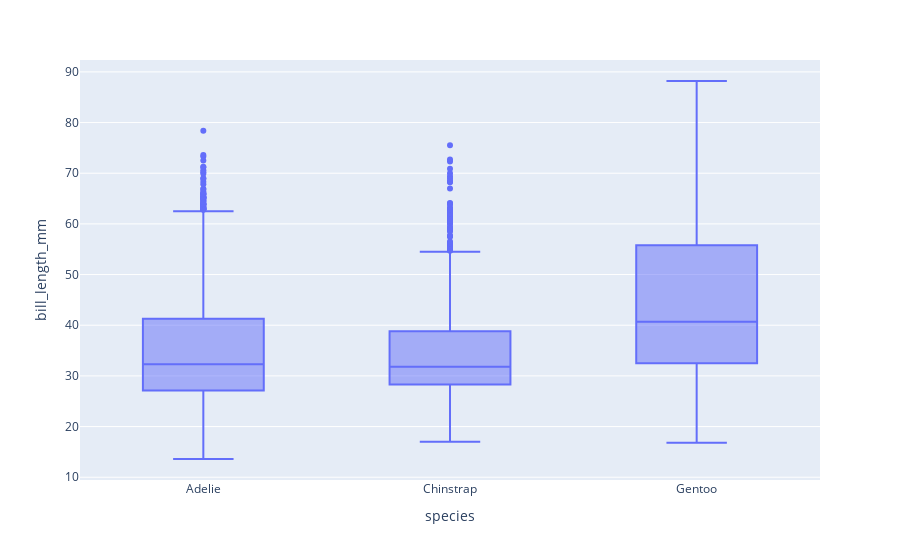

Notebook code for this chart:
### Markdown cell above
### E até se compararmos os dados da largura em milímetros dos bicos dos pinguins, notamos que não é só apenas no peso corporal que os Chinstrap se destacam de sua própria média, por mais que nos bicos, ainda existem certos pinguins da espécie Adelie que estão acima de alguns outliers dos Chinstrap.

### Code cell
px.box(penguins_df, x='species', y='bill_length_mm')

### Figure 1 — Plotly figure (JSON) as saved in the notebook; plotly's stock layout.template omitted (floating-point values rounded to 4 significant figures; data arrays with more than 128 entries replaced by an {"elided": "..."} marker saying what was removed)
{"data": [{"alignmentgroup": "True", "hovertemplate": "species=%{x}<br>bill_length_mm=%{y}<extra></extra>", "legendgroup": "", "marker": {"color": "#636efa"}, "name": "", "notched": false, "offsetgroup": "", "orientation": "v", "showlegend": false, "type": "box", "x": {"elided": "3430 str values"}, "x0": " ", "xaxis": "x", "y": {"elided": "3430 float values"}, "y0": " ", "yaxis": "y"}], "layout": {"autosize": true, "boxmode": "group", "legend": {"tracegroupgap": 0}, "margin": {"t": 60}, "xaxis": {"anchor": "y", "autorange": true, "domain": [0, 1], "range": [-0.5, 2.5], "title": {"text": "species"}, "type": "category"}, "yaxis": {"anchor": "x", "autorange": true, "domain": [0, 1], "range": [9.456, 92.34], "title": {"text": "bill_length_mm"}, "type": "linear"}}}
